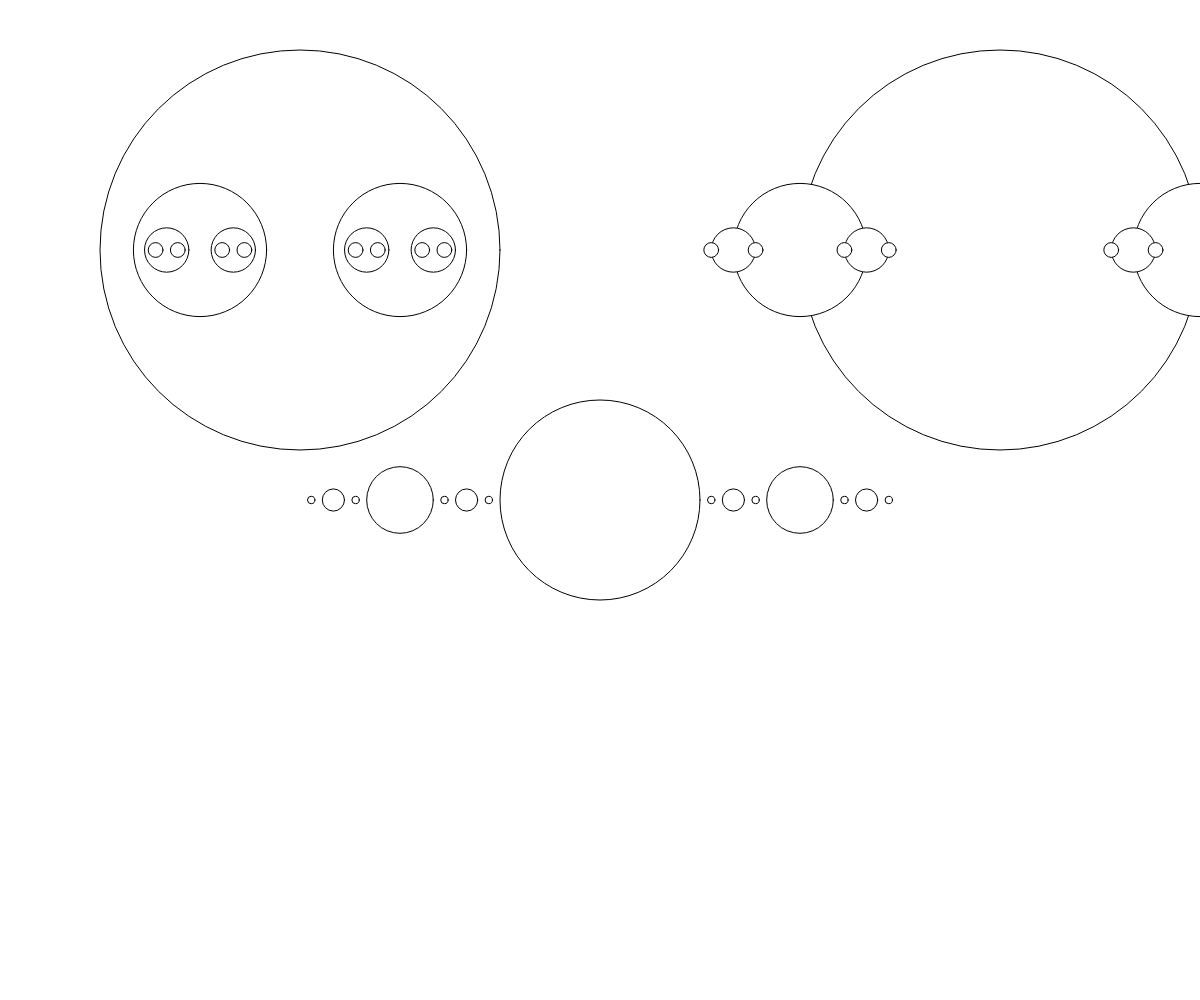
Frame 1 (no input)
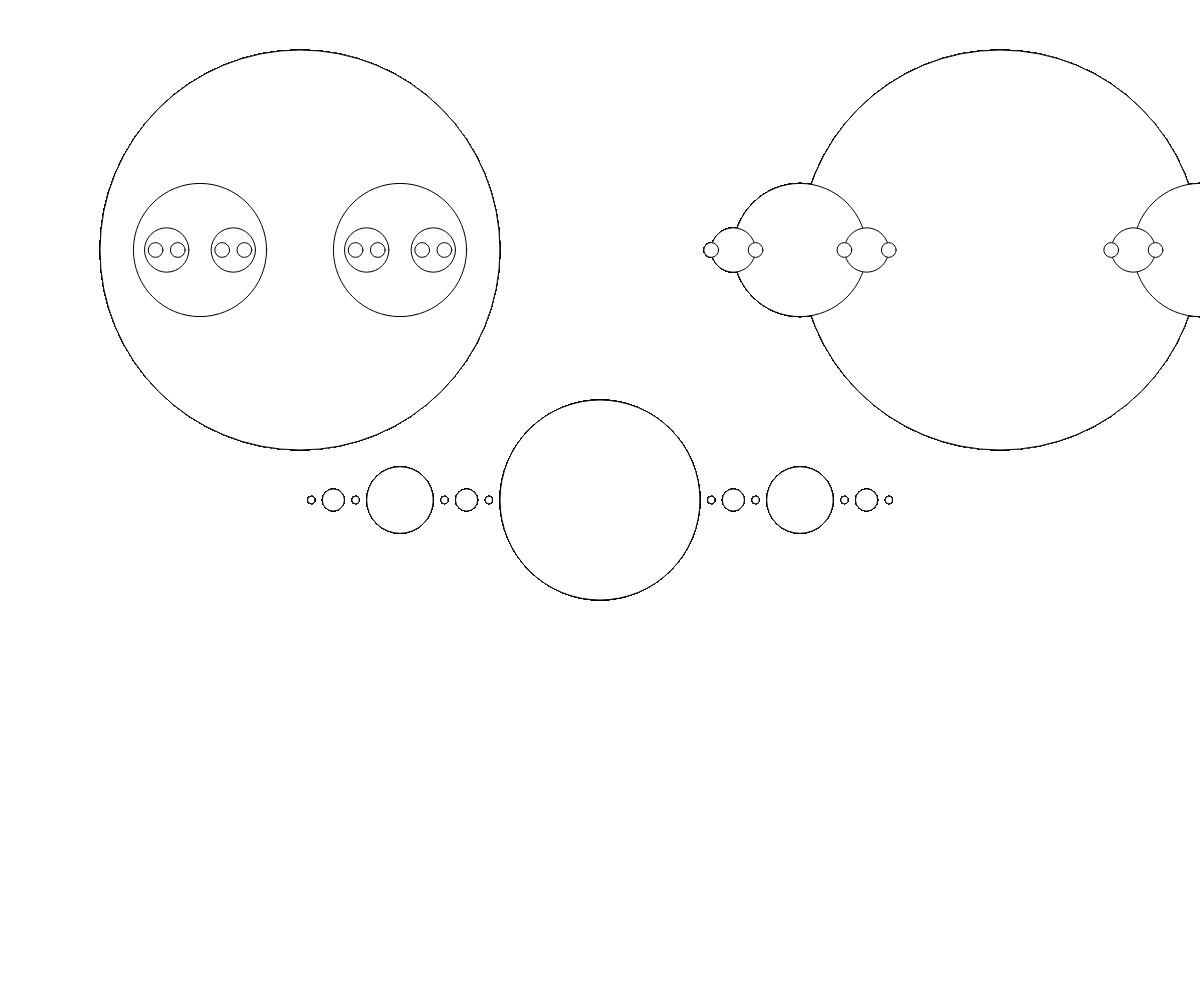
Frame 60 (no input)
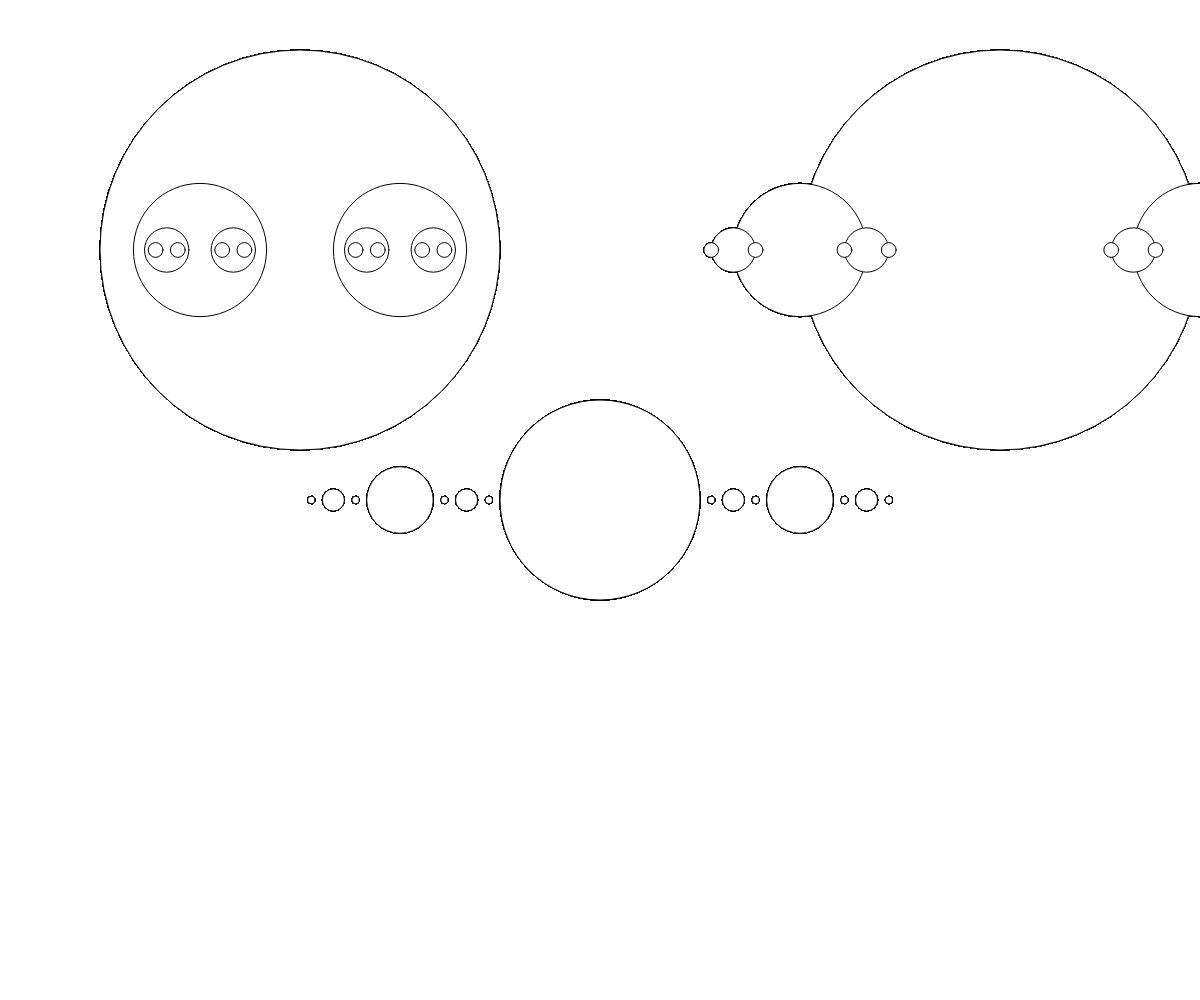
Frame 120 (the mouse pressed at the canvas centre since frame 60)

The p5.js sketch that drew these frames (run headless with seeded random() and noise() and a simulated clock; from frame 60 on, the mouse is pressed at the canvas centre):

// p5.js sketch
// ── sketch.js
function setup() {
	createCanvas(windowWidth, windowHeight);
}

function draw() {

	drawElipse(width/2, height/2, 200);
}



function drawElipse(x, y, d){
	ellipse(x, y, d);
	ellipse(x+400, y/2, d*2);
	ellipse(x/2, y/2, d*2);

	if(d > 10){
		drawElipse(x + d, y, d * 0.333);
		drawElipse(x - d, y, d * 0.333);
	}

}
